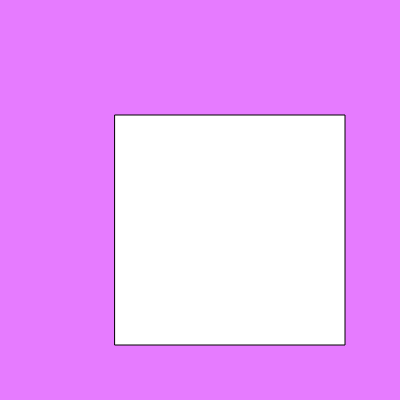
Frame 1 (no input)
Frame 60 (no input): identical to frame 1, image omitted
Frame 120 (the mouse pressed at the canvas centre since frame 60): identical to frame 1, image omitted

The p5.js sketch that drew this single still picture (run headless with seeded random() and noise() and a simulated clock; from frame 60 on, the mouse is pressed at the canvas centre):

// p5.js sketch
// ── sketch.js

let xx = 230

function setup() {
  createCanvas(400, 400);
}

function draw() {
  background(xx,123,456);
  
  rectMode(CENTER)
  rect(xx,xx,xx,xx)

}
